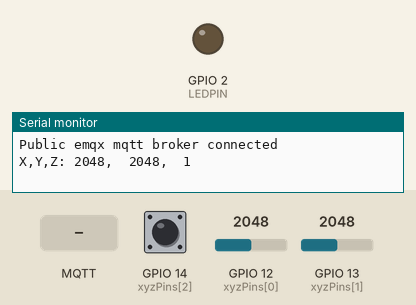
Simulated run of this sketch. Board: ESP32. Parts: output pins drawn as LEDs (lit = HIGH), the last lines printed to the serial monitor. The inputs (shaded band) are chosen by the test bench; at power-on: GPIO 12 (xyzPins[0]) = 2048, GPIO 13 (xyzPins[1]) = 2048, GPIO 14 (xyzPins[2]) HIGH. WiFi joins after 1.5 s; servers stay silent unless stated; no MQTT or app messages arrive unless stated.

Above: at 2.7 s.
2.8 s: MQTT message "1" arrives on the first subscribed topic
At 7.5 s:
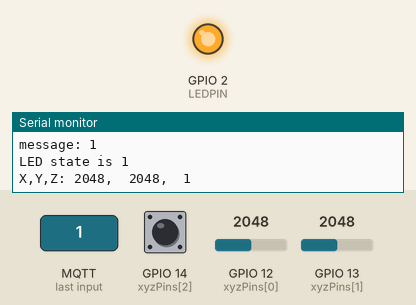
8.0 s: MQTT message "0" arrives on the first subscribed topic
At 12.7 s:
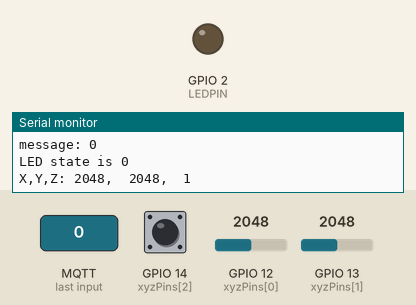
Timing chart, 0 to 14.2 s (numbered marks = the images above; inputs shaded):
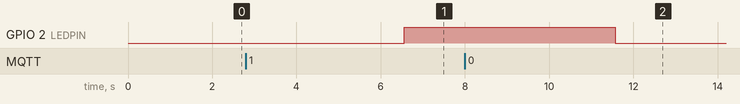

The sketch:

Excercise2_Final.ino
```cpp
#include <WiFi.h>
#include <PubSubClient.h>


const char* ssid = "Xai3GDi";
const char* password = "khongbiet";

// MQTT Broker
const char *mqtt_broker = "broker.mqttdashboard.com";
const char *topic = "esp32_joystick";
const char *mqtt_username = "phungly";
const char *mqtt_password = "19621961";
const int mqtt_port = 1883;
const char *x = "Coordinate_x";
const char *y = "Coordinate_y";
const char *z = "Coordinate_z";


#define LEDPIN 2


unsigned long previousMillis = 0;
const long interval = 5000;
int current_ledState = LOW;
int last_ledState = LOW;

WiFiClient wifiClient;
PubSubClient client(wifiClient);


void setup_led()
{
  //initialize digital pin PIN_LED as an output
  pinMode(LEDPIN,OUTPUT);
  pinMode(current_ledState,INPUT);
}
void setup_wifi() {
  Serial.print("Connecting to ");
  Serial.println(ssid);
   WiFi.begin(ssid, password);
 while (WiFi.status() != WL_CONNECTED) {
     delay(500);
     Serial.println("Connecting to WiFi..");
 }
 Serial.println("Connected to the WiFi network");
  Serial.println("IP address: ");
  Serial.println(WiFi.localIP());
}

void connect_to_broker() {
  client.setServer(mqtt_broker, mqtt_port);
  client.setCallback(callback);
 while (!client.connected()) {
     String client_id = "esp32-client-";
     client_id += String(WiFi.macAddress());
     Serial.printf("The client %s connects to the public mqtt broker\n", client_id.c_str());
     if (client.connect(client_id.c_str(), mqtt_username, mqtt_password)) {
         Serial.println("Public emqx mqtt broker connected");
     } else {
         Serial.print("failed with state ");
         Serial.print(client.state());
         delay(2000);
     }
 }
 client.subscribe(topic);
}

void callback(char* topic, byte *payload, unsigned int length) {
  Serial.println("-------new message from broker-----");
  Serial.print("topic: ");
  Serial.println(topic);
  Serial.print("message: ");
  Serial.write(payload, length);
  Serial.println();
  if (*payload == '1') current_ledState = HIGH;
  if (*payload == '0') current_ledState = LOW;
}
int xyzPins[] = {12, 13, 14}; //x, y, x pins
void setup() {
  Serial.begin(115200);
  Serial.setTimeout(500);
  setup_wifi();
  connect_to_broker();
   pinMode(xyzPins[2], INPUT_PULLUP);
  setup_led();
}


void loop() {
  client.loop();
  if (!client.connected()) {
    connect_to_broker();
  }
  if (last_ledState != current_ledState) {
    last_ledState = current_ledState;
    digitalWrite(LEDPIN, current_ledState);
    Serial.print("LED state is ");
    Serial.println(current_ledState);
  }

  int xVal = analogRead(xyzPins[0]);
  int yVal = analogRead(xyzPins[1]);
  int zVal = digitalRead(xyzPins[2]);
  Serial.printf("X,Y,Z: %d,\t%d,\t%d\n", xVal, yVal, zVal);
  delay(5000);
  unsigned long currentMillis = millis();
  if (currentMillis - previousMillis >= interval) {


      client.publish(x, String(xVal).c_str());
      client.publish(y, String(yVal).c_str());
       client.publish(z, String(zVal).c_str());
      previousMillis = currentMillis;


}
}
```

Measured:
- after the input at 2.8 s, GPIO 2 (LEDPIN): LOW → HIGH after 3.8 s
- after the input at 8.0 s, GPIO 2 (LEDPIN): HIGH → LOW after 3.6 s
